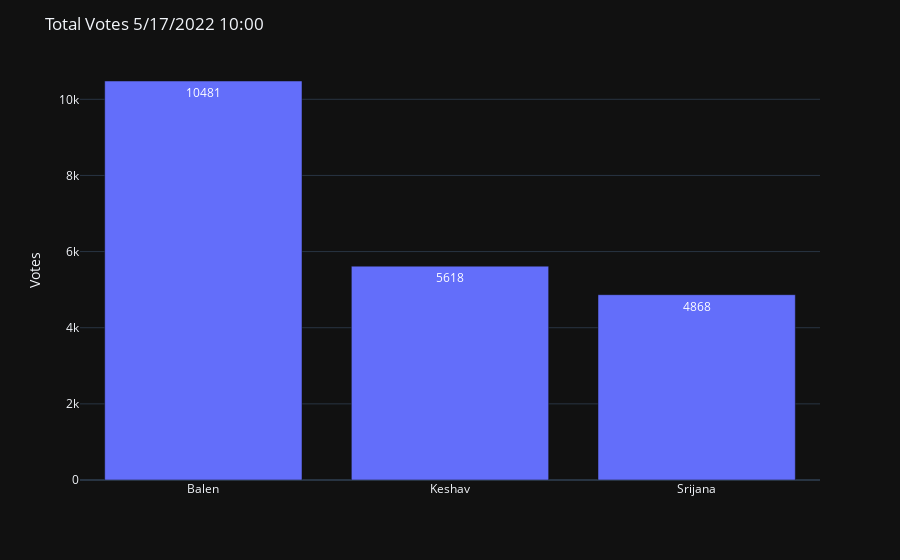

The code cell stored with this chart in its notebook:
### Code cell
import plotly.express as px

current_count = mayor_df.iloc[-1:].values[0][1:4]
candidates = ['Balen','Keshav','Srijana']
fig = px.bar(x=candidates, y=current_count,text_auto='True')
fig.update_layout(title='Total Votes ' + time,
                  xaxis_title='',
                  yaxis_title='Votes',
                  template='plotly_dark'
                 )
fig.show()
fig.write_image("images/fig2.png")

### Figure 1 — Plotly figure (JSON) as saved in the notebook; plotly's stock layout.template omitted (floating-point values rounded to 4 significant figures)
{"data": [{"alignmentgroup": "True", "hovertemplate": "x=%{x}<br>y=%{y}<extra></extra>", "legendgroup": "", "marker": {"color": "#636efa", "pattern": {"shape": ""}}, "name": "", "offsetgroup": "", "orientation": "v", "showlegend": false, "textposition": "auto", "texttemplate": "%{y:True}", "type": "bar", "x": ["Balen", "Keshav", "Srijana"], "xaxis": "x", "y": [10481, 5618, 4868], "yaxis": "y"}], "layout": {"barmode": "relative", "legend": {"tracegroupgap": 0}, "margin": {"t": 60}, "title": {"text": "Total Votes 5/17/2022 10:00"}, "xaxis": {"anchor": "y", "domain": [0, 1], "title": {"text": ""}}, "yaxis": {"anchor": "x", "domain": [0, 1], "title": {"text": "Votes"}}}}
